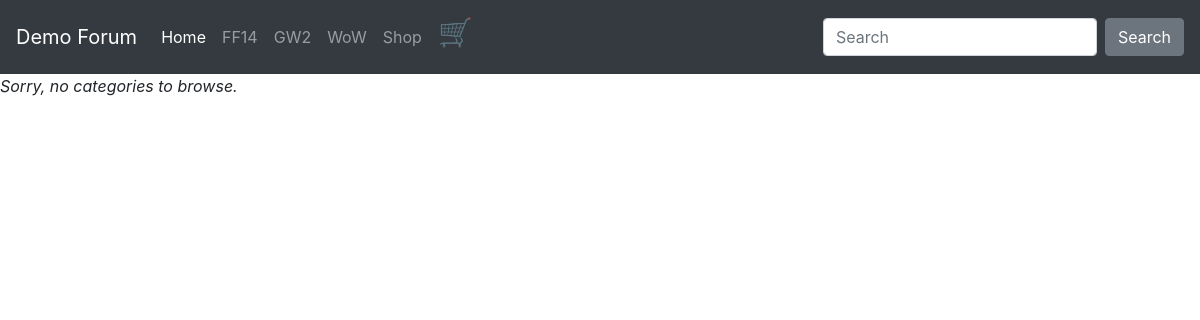
/seestore.php, run on an earlier commit of the app's database.
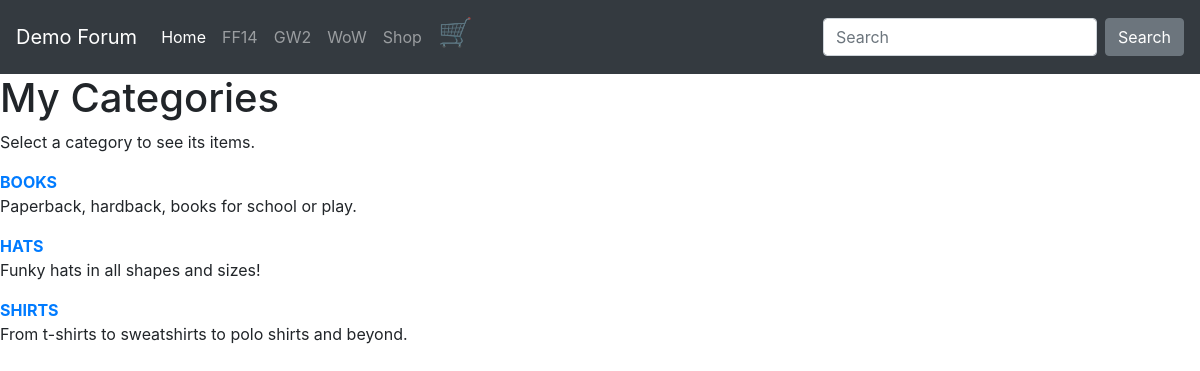
And on a later commit of the database.
### tables this page shows
CREATE TABLE IF NOT EXISTS `store_categories` (
  `id` int(11) NOT NULL AUTO_INCREMENT,
  `cat_title` varchar(50) DEFAULT NULL,
  `cat_desc` text,
  PRIMARY KEY (`id`),
  UNIQUE KEY `cat_title` (`cat_title`)
);

### seestore.php (the view, shortened to what this page needs)
<?php
include 'ch21_include.php';
$display_block = "<h1>My Categories</h1>
<p>Select a category to see its items.</p>";
$get_cats_sql = "SELECT id, cat_title, cat_desc FROM store_categories ORDER BY cat_title";
$get_cats_res = mysqli_query($mysqli, $get_cats_sql)
or die(mysqli_error($mysqli));
if (mysqli_num_rows($get_cats_res) < 1) {
	$display_block = "<p><em>Sorry, no categories to browse.</em></p>";
} else {
	while ($cats = mysqli_fetch_array($get_cats_res)) {
		$cat_id = $cats['id'];
		$cat_title = strtoupper(stripslashes($cats['cat_title']));
		$cat_desc = stripslashes($cats['cat_desc']);
		$display_block .= "<p><strong><a href=\"".$_SERVER['PHP_SELF'].
			"?cat_id=".$cat_id."\">".$cat_title."</a></strong><br/>"
			.$cat_desc."</p>";
	}
}
?>
<!DOCTYPE html>
<html>
<head>
    <link rel="stylesheet" href="https://stackpath.bootstrapcdn.com/bootstrap/4.3.1/css/bootstrap.min.css">
    <link rel="stylesheet" href="css/app.css">
</head>
<body>
<?php
include 'layouts/navbar.php';
?>
<?php echo $display_block; ?>
</body>
</html>

What changed in the data, as far as the page shows it:
added store_categories: cat_title "BOOKS", cat_desc "Paperback, hardback, books for school or play."
added store_categories: cat_title "HATS", cat_desc "Funky hats in all shapes and sizes!"
added store_categories: cat_title "SHIRTS", cat_desc "From t-shirts to sweatshirts to polo shirts and beyond."
Also different on the page:
text no longer shown: "Sorry, no categories to browse."
text now shown: "My Categories Select a category to see its items."
